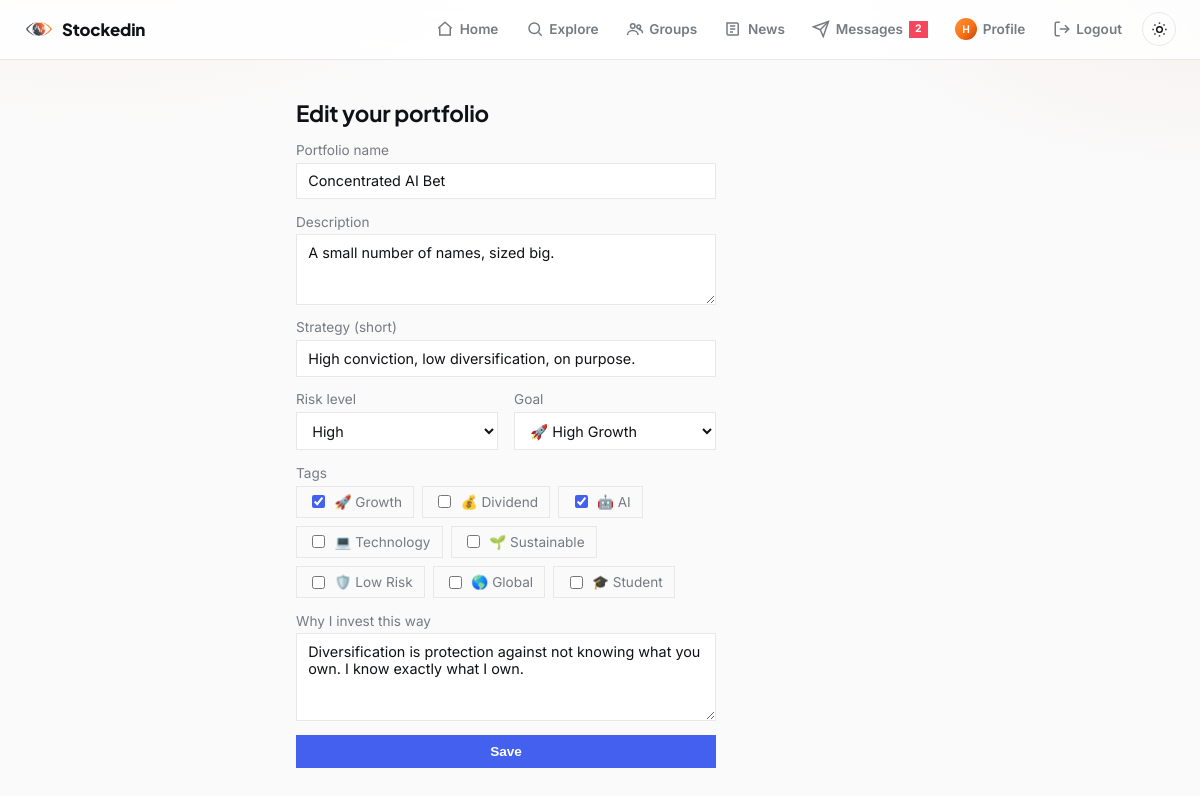
The page /portfolio/edit (signed in) on the database its author committed.
### models.py (models this page shows, shortened)
class User(UserMixin, db.Model):
    __tablename__ = "users"
    id = db.Column(db.Integer, primary_key=True)
    username = db.Column(db.String(32), unique=True, nullable=False, index=True)
    email = db.Column(db.String(120), unique=True, nullable=False)
    password_hash = db.Column(db.String(256), nullable=False)
    bio = db.Column(db.String(200))
    created_at = db.Column(db.DateTime, default=datetime.utcnow, nullable=False)
    university = db.Column(db.String(120), index=True)
    degree = db.Column(db.String(120))
    grad_year = db.Column(db.Integer)
    portfolio = db.relationship(
        "Portfolio",
        back_populates="owner",
        uselist=False,
        cascade="all, delete-orphan",
    )
    likes = db.relationship("Like", back_populates="user", cascade="all, delete-orphan")
    comments = db.relationship(
        "Comment", back_populates="user", cascade="all, delete-orphan"
    )
    predictions = db.relationship(
        "Prediction",
        back_populates="user",
        cascade="all, delete-orphan",
        order_by="Prediction.created_at.desc()",
    )
    group_memberships = db.relationship(
        "GroupMembership", back_populates="user", cascade="all, delete-orphan"
    )
    following = db.relationship(
        "Follow",
        foreign_keys="Follow.follower_id",
        back_populates="follower",
        cascade="all, delete-orphan",
    )
    followers = db.relationship(
        "Follow",
        foreign_keys="Follow.followed_id",
        back_populates="followed",
        cascade="all, delete-orphan",
    )
    @property
    def unread_message_count(self):
        return Message.query.filter_by(recipient_id=self.id, read_at=None).count()

class Portfolio(db.Model):
    __tablename__ = "portfolios"
    id = db.Column(db.Integer, primary_key=True)
    user_id = db.Column(
        db.Integer, db.ForeignKey("users.id"), unique=True, nullable=False
    )
    title = db.Column(db.String(80), nullable=False)
    description = db.Column(db.String(300))
    created_at = db.Column(db.DateTime, default=datetime.utcnow, nullable=False)
    strategy = db.Column(db.String(120))
    risk_level = db.Column(db.String(20))
    goal = db.Column(db.String(40))
    thesis = db.Column(db.Text)
    tags = db.Column(db.String(200))
    owner = db.relationship("User", back_populates="portfolio")
    holdings = db.relationship(
        "Holding",
        back_populates="portfolio",
        cascade="all, delete-orphan",
        order_by="Holding.ticker",
    )
    likes = db.relationship(
        "Like", back_populates="portfolio", cascade="all, delete-orphan"
    )
    comments = db.relationship(
        "Comment",
        back_populates="portfolio",
        cascade="all, delete-orphan",
        order_by="Comment.created_at",
    )
    snapshots = db.relationship(
        "PortfolioSnapshot",
        back_populates="portfolio",
        cascade="all, delete-orphan",
        order_by="PortfolioSnapshot.date",
    )
    updates = db.relationship(
        "PortfolioUpdate",
        back_populates="portfolio",
        cascade="all, delete-orphan",
        order_by="PortfolioUpdate.created_at.desc()",
    )
    @property
    def tag_list(self):
        return [t for t in (self.tags or "").split(",") if t]

### routes_portfolio.py (the view, shortened to what this page needs)
@login_required
def portfolio_edit():
    portfolio = current_user.portfolio
    if portfolio is None:
        return redirect(url_for("portfolio_new"))
    form = PortfolioForm(obj=portfolio)
    if request.method == "GET":
        form.tags.data = portfolio.tag_list
    return render_template("portfolio_form.html", form=form, mode="edit")

### forms.py
class PortfolioForm(FlaskForm):
    title = StringField(
        "Portfolio name",
        validators=[DataRequired(), Length(max=80)],
    )
    description = TextAreaField(
        "Description", validators=[Optional(), Length(max=300)]
    )
    strategy = StringField(
        "Strategy (short)", validators=[Optional(), Length(max=120)]
    )
    risk_level = SelectField(
        "Risk level",
        choices=[("", "Not set")] + [(r, r) for r in RISK_LEVELS],
        validators=[Optional()],
    )
    goal = SelectField(
        "Goal",
        choices=[("", "Not set")] + [(g, g) for g in PORTFOLIO_GOALS],
        validators=[Optional()],
    )
    tags = MultiCheckboxField(
        "Tags", choices=[(t, t) for t in PORTFOLIO_TAGS], validators=[Optional()]
    )
    thesis = TextAreaField(
        "Why I invest this way",
        validators=[Optional(), Length(max=1000)],
    )
    submit = SubmitField("Save")

### app.py (called while the page is built)
def create_app():
    app = Flask(__name__, instance_relative_config=True)
    app.config.from_object(Config)
    db.init_app(app)
    login_manager.init_app(app)
    csrf.init_app(app)
    routes_auth.register(app)
    routes_portfolio.register(app)
    routes_social.register(app)
    routes_news.register(app)
    routes_messages.register(app)
    routes_discover.register(app)
    routes_groups.register(app)
    routes_predictions.register(app)
    @app.context_processor
    def inject_unread_message_count():
        if current_user.is_authenticated:
            return {"unread_message_count": current_user.unread_message_count}
        return {"unread_message_count": 0}
    return app

### models.py (called while the page is built)
@login_manager.user_loader
def load_user(user_id):
    return db.session.get(User, int(user_id))

### templates/portfolio_form.html (shortened to what this page needs)
{% extends "base.html" %}
{% block content %}
  <h1>{{ "Edit your portfolio" if mode == "edit" else "Create your portfolio" }}</h1>
  <form method="post" class="form" novalidate>
    <div class="field">
      {{ form.title.label }}
      {{ form.title(size=40) }}
    </div>
    <div class="field">
      {{ form.description.label }}
      {{ form.description(rows=3) }}
    </div>
    <div class="field">
      {{ form.strategy.label }}
      {{ form.strategy(size=40, placeholder="e.g. Long-term index + a few high-conviction growth picks") }}
    </div>
    <div class="field-row">
      <div class="field">
        {{ form.risk_level.label }}
        {{ form.risk_level() }}
      </div>
      <div class="field">
        {{ form.goal.label }}
        {{ form.goal() }}
      </div>
    </div>
    <div class="field">
      {{ form.tags.label }}
      <div class="checkbox-tag-list">{{ form.tags() }}</div>
    </div>
    <div class="field">
      {{ form.thesis.label }}
      {{ form.thesis(rows=4, placeholder="Why do you invest this way? What's the reasoning behind your picks?") }}
    </div>
    {{ form.submit(class="btn btn-primary") }}
  </form>
{% endblock %}

### templates/base.html (shortened to what this page needs)
<!doctype html>
<html lang="en">
<head>
  <link rel="stylesheet" href="{{ url_for('static', filename='style.css') }}">
</head>
<body>
  <nav class="navbar">
    <a class="brand" href="{{ url_for('feed') if current_user.is_authenticated else url_for('login') }}">
      <img class="brand-mark" src="{{ url_for('static', filename='images/logo-icon.png') }}" alt="">
      Stockedin
    </a>
    <div class="nav-links">
      {% if current_user.is_authenticated %}
        <a href="{{ url_for('feed') }}" class="nav-link {{ 'active' if request.endpoint == 'feed' }}">
          <svg viewBox="0 0 24 24" fill="none" stroke="currentColor" stroke-width="2"><path d="M3 11l9-8 9 8"/><path d="M5 10v10h14V10"/></svg>
          <span>Home</span>
        </a>
        <a href="{{ url_for('explore') }}" class="nav-link {{ 'active' if request.endpoint == 'explore' }}">
          <svg viewBox="0 0 24 24" fill="none" stroke="currentColor" stroke-width="2"><circle cx="11" cy="11" r="7"/><path d="m21 21-4.3-4.3"/></svg>
          <span>Explore</span>
        </a>
        <a href="{{ url_for('groups_home') }}" class="nav-link {{ 'active' if request.endpoint in ('groups_home', 'group_detail', 'group_new', 'group_join') }}">
          <svg viewBox="0 0 24 24" fill="none" stroke="currentColor" stroke-width="2"><circle cx="9" cy="8" r="3"/><path d="M2 20c0-3.3 3.1-6 7-6s7 2.7 7 6"/><circle cx="17" cy="9" r="2.5"/><path d="M17 12.5c2.5 0 5 1.8 5 5"/></svg>
          <span>Groups</span>
        </a>
        <a href="{{ url_for('news') }}" class="nav-link {{ 'active' if request.endpoint == 'news' }}">
          <svg viewBox="0 0 24 24" fill="none" stroke="currentColor" stroke-width="2"><path d="M4 4h13a2 2 0 0 1 2 2v13a1 1 0 0 1-1 1H6a2 2 0 0 1-2-2z"/><path d="M8 8h7M8 12h7M8 16h4"/></svg>
          <span>News</span>
        </a>
        <a href="{{ url_for('inbox') }}" class="nav-link {{ 'active' if request.endpoint in ('inbox', 'thread') }}">
          <svg viewBox="0 0 24 24" fill="none" stroke="currentColor" stroke-width="2"><path d="M22 2 11 13"/><path d="M22 2 15 22l-4-9-9-4z"/></svg>
          <span>Messages</span>
          {% if unread_message_count %}<span class="nav-badge">{{ unread_message_count }}</span>{% endif %}
        </a>
        <a href="{{ url_for('profile', username=current_user.username) }}" class="nav-link {{ 'active' if request.endpoint == 'profile' and request.view_args.username == current_user.username }}">
          <span class="avatar avatar-nav">{{ current_user.username[0]|upper }}</span>
          <span>Profile</span>
        </a>
        <a href="{{ url_for('logout') }}" class="nav-link">
          <svg viewBox="0 0 24 24" fill="none" stroke="currentColor" stroke-width="2"><path d="M9 21H5a2 2 0 0 1-2-2V5a2 2 0 0 1 2-2h4"/><path d="M16 17l5-5-5-5"/><path d="M21 12H9"/></svg>
          <span>Logout</span>
        </a>
      {% else %}
        <a class="nav-link" href="{{ url_for('login') }}"><span>Login</span></a>
        <a class="nav-link" href="{{ url_for('signup') }}"><span>Sign up</span></a>
      {% endif %}
      <button type="button" id="theme-toggle" class="theme-toggle" aria-label="Toggle dark mode">
        <svg class="icon-sun" viewBox="0 0 24 24" fill="none" stroke="currentColor" stroke-width="2"><circle cx="12" cy="12" r="4"/><path d="M12 2v2M12 20v2M4.9 4.9l1.4 1.4M17.7 17.7l1.4 1.4M2 12h2M20 12h2M4.9 19.1l1.4-1.4M17.7 6.3l1.4-1.4"/></svg>
      </button>
    </div>
  </nav>
  <main class="container {% block container_class %}{% endblock %}">
    {% block content %}{% endblock %}
  </main>
</body>
</html>

### rows shown on the page
User: username "H"
Portfolio: title "Concentrated AI Bet", description "A small number of names, sized big.", strategy "High conviction, low diversification, on purpose.", risk_level "High", goal "🚀 High Growth", tags "☑ ☐ ☑ ☐ ☐ ☐ ☐ ☐", thesis "Diversification is protection against not knowing what you own. I know exactly what I own."

### other values the page prints
{{ unread_message_count }} "2"
{{ "Edit your portfolio" if mode == "edit" else "Create your portfolio" }} "Edit your portfolio"
